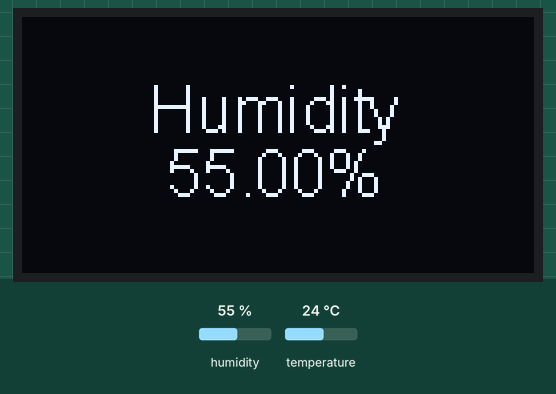
Recording of a program running on a simulated ESP8266 (NodeMCU). On the bench: 128×64 one-colour display. The test bench sets the inputs (shaded band); at power-on: humidity 55 %, temperature 24 °C. WiFi joins after 1.5 s; servers stay silent unless stated; storage starts empty; what the program prints to the serial monitor is not drawn.

Above: at 4.6 s.
4.7 s: humidity set to 22 %
At 7.4 s:
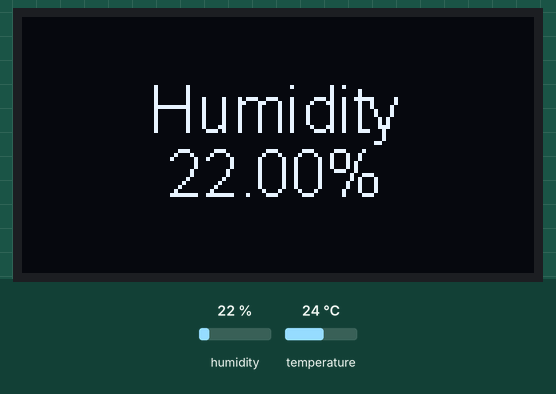
8.9 s: temperature set to 12 °C
At 10.6 s:
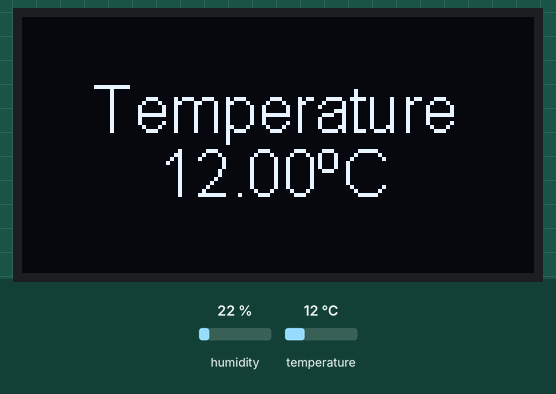
17.3 s: humidity set to 40 %
At 21.0 s:
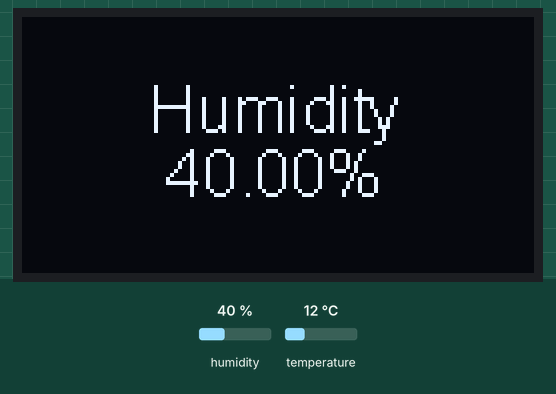
21.5 s: temperature set to 19 °C
At 25.4 s:
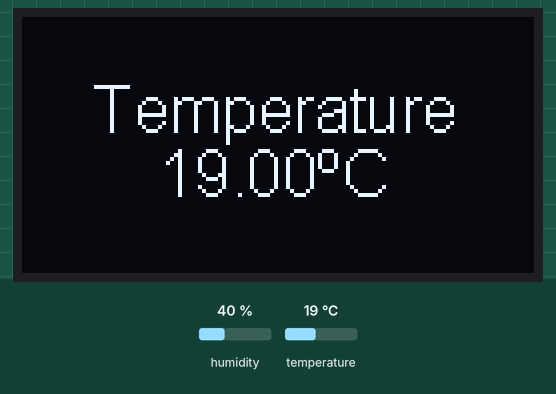
Timing chart, 0 to 26.7 s (numbered marks = the images above; inputs shaded):
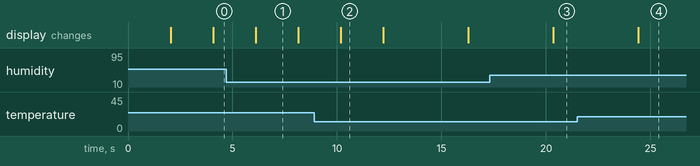

The program:

main.cpp
```cpp
#include <Arduino.h>
#include "LittleFS.h"
#include <Arduino_JSON.h>
#include "modules/sensor/DHTSensor.h"
#include "modules/server/ServerModule.h"
#include "modules/wifi/WifiModule.h"
#include "modules/display/DisplayModule.h"

JSONVar json;
ServerModule server;

const uint8_t DHT_PIN = D4;
DHTSensor dhtSensor(DHT_PIN, 2000);

const char *ssid = "";
const char *password = "";
WifiModule wifi(ssid, password);

const uint8_t SDA_PIN = D1;
const uint8_t SCL_PIN = D2;
DisplayModule display(SDA_PIN, SCL_PIN);

void setup()
{
  Serial.begin(115200);

  if (!LittleFS.begin())
  {
    Serial.println("An error has occurred while mounting LittleFS");
    return;
  }

  wifi.init();
  server.init();
  dhtSensor.init();
  display.init();
}

void loop()
{
  delay(dhtSensor.getDelay());

  dhtSensor.printData();

  auto data = dhtSensor.getData();

  String humidity = String(data.humidity);
  String temperature = String(data.temperature);

  json["humidity"] = humidity;
  json["temperature"] = temperature;

  server.notifyAll(JSON.stringify(json));

  display.draw(humidity, temperature);
}
```

DisplayModule.h
```cpp
#include "SSD1306Wire.h"

#define DISPLAY_DURATION 3000
long timeSinceLastModeSwitch = 0;
bool currentMode = false;

class DisplayModule
{
public:
    DisplayModule(uint8_t sda_pin, uint8_t scl_pin) : sda_pin(sda_pin), scl_pin(scl_pin), display(0x3c, sda_pin, scl_pin) {}
    ~DisplayModule() {}

    void init()
    {
        this->display.init();
        this->display.flipScreenVertically();
        this->display.setFont(ArialMT_Plain_10);
    }

    void draw(String humidity, String temperature)
    {
        this->display.clear();
        this->display.setTextAlignment(TEXT_ALIGN_CENTER);
        this->display.setFont(ArialMT_Plain_16);

        if (millis() - timeSinceLastModeSwitch > DISPLAY_DURATION)
        {
            currentMode = !currentMode;
            timeSinceLastModeSwitch = millis();
        }

        if (currentMode)
        {
            humidity.concat("%");
            drawData("Humidity", humidity);
        }
        else
        {
            temperature.concat("ºC");
            drawData("Temperature", temperature);
        }

        this->display.display();
    }

private:
    uint8_t sda_pin;
    uint8_t scl_pin;
    SSD1306Wire display;

    void drawData(String label, String data)
    {
        this->display.drawString(63, 14, label);
        this->display.drawString(63, 30, data);
    }
};
```

DHTSensor.h
```cpp
#include "DHTesp.h"

struct DHTSensorResponse
{
    float humidity;
    float temperature;
    String status;
};

class DHTSensor
{
public:
    DHTSensor(uint8_t pin, unsigned long delay = 0) : pin(pin), delay(delay) {}
    ~DHTSensor() {}

    void init()
    {
        this->dht.setup(this->pin, DHTesp::DHT11);
    }

    unsigned long getDelay()
    {
        return this->delay > 0 ? this->delay : dht.getMinimumSamplingPeriod();
    }

    DHTSensorResponse getData()
    {
        DHTSensorResponse response;
        response.humidity = dht.getHumidity();
        response.temperature = dht.getTemperature();
        response.status = dht.getStatusString();

        return response;
    }

    void printData()
    {
        auto data = this->getData();
        Serial.printf("Status: #%s,  Humidity: #%.1f, Temperature: #%.1f\n", data.status.c_str(), data.humidity, data.temperature);
    }

private:
    DHTesp dht;
    uint8_t pin;
    unsigned long delay;
};
```

ServerModule.h
```cpp
#include <ESPAsyncTCP.h>
#include "ESPAsyncWebServer.h"
#include "LittleFS.h"

class ServerModule
{
public:
  ServerModule(unsigned int port = 80) : port(port), web_server(port), web_socket("/ws") {}
  ~ServerModule() {}

  void init()
  {
    this->initWebSocket();
    this->initWebServer();
  }

  void notifyAll(String message) {
    this->web_socket.textAll(message);
  }

private:
  unsigned int port;
  AsyncWebServer web_server;
  AsyncWebSocket web_socket;

  void initWebSocket()
  {
    this->web_socket.onEvent([](AsyncWebSocket *server, AsyncWebSocketClient *client, AwsEventType type, void *arg, uint8_t *data, size_t len)
                             {
    switch (type) {
      case WS_EVT_CONNECT:
        Serial.printf("WebSocket client #%u connected from %s\n", client->id(), client->remoteIP().toString().c_str());
        break;
      case WS_EVT_DISCONNECT:
        Serial.printf("WebSocket client #%u disconnected\n", client->id());
        break;
      case WS_EVT_DATA:
      case WS_EVT_PONG:
      case WS_EVT_ERROR:
        break;
    } });
  }

  void initWebServer()
  {
    this->web_server.serveStatic("/", LittleFS, "/").setDefaultFile("index.html");

    this->web_server.onNotFound([](AsyncWebServerRequest *request)
                                { request->send(404, "text/plain", "Not found"); });

    this->web_server.addHandler(&this->web_socket);
    this->web_server.begin();
  }
};
```

WifiModule.h
```cpp
#include <ESP8266WiFi.h>

class WifiModule
{
public:
  WifiModule(String ssid, String password) : ssid(ssid), password(password){};
  ~WifiModule(){};
  void init()
  {
    Serial.println('\n');

    WiFi.begin(this->ssid, this->password);

    Serial.print("Connecting to ");
    Serial.print(ssid);
    Serial.println(" ...");

    int i = 0;
    while (WiFi.status() != WL_CONNECTED)
    {
      delay(1000);
      Serial.print(++i);
      Serial.print(' ');
    }

    Serial.println('\n');
    Serial.println("Connection established!");
    Serial.print("IP address:\t");
    Serial.println(WiFi.localIP());
  }

private:
  String ssid;
  String password;
};
```

Measured:
- after the input at 4.7 s, the display: changes after 1.4 s (image 1)
- after the input at 8.9 s, the display: changes after 1.3 s (image 2)
- after the input at 17.3 s, the display: changes after 3.1 s (image 3)
- after the input at 21.5 s, the display: changes after 2.9 s (image 4)
- what the display in image 1 shows lasts 2.0 s, from 6.1 s to 8.1 s
